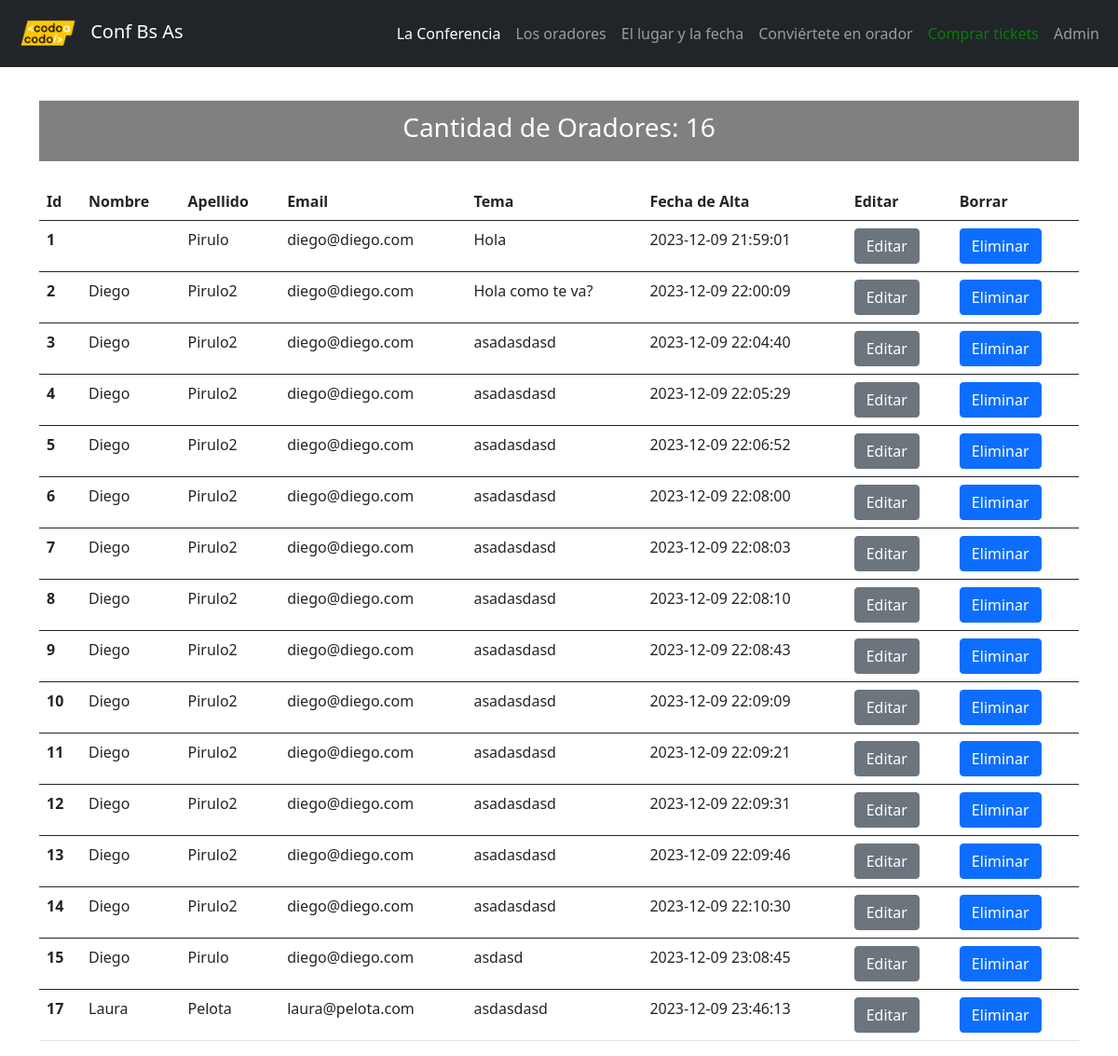
The app's page /admin.php with its own data.
### tables this page shows
CREATE TABLE `oradores2` (
  `id_orador` int(11) NOT NULL,
  `nombre` varchar(30) NOT NULL,
  `apellido` varchar(30) NOT NULL,
  `mail` varchar(30) NOT NULL,
  `tema` varchar(256) NOT NULL,
  `fecha_alta` timestamp NOT NULL DEFAULT current_timestamp()
);

### admin.php (the view)
<?php
require "include/php/pages/header.php";
require "include/php/conexion/conexion.php"
?>
<?php
$counter = 'SELECT COUNT(*) total FROM oradores2';
$result = mysqli_query($conexion,$counter);
$fila = $result->fetch_assoc();
?>
<div class="container" id="listadoOradores">
        <div id="recuentoOradores">
            <h3 >Cantidad de Oradores: <?php echo $fila['total']?>   </h3>
        </div>
        <table class="table">
            <thead>
                <tr>
                <th scope="col">Id</th>
                <th scope="col">Nombre</th>
                <th scope="col">Apellido</th>
                <th scope="col">Email</th>
                <th scope="col">Tema</th>
                <th scope="col">Fecha de Alta</th>
                <th scope="col">Editar</th>
                <th scope="col">Borrar</th>
                </tr>
            </thead>
            <?php
            $sql="SELECT * FROM oradores2";
            $resultOradores=mysqli_query($conexion,$sql);
            while($mostrar=mysqli_fetch_array($resultOradores)){
            ?>
            <tbody>
                <tr>
                <th scope="row"> <?php echo $mostrar["id_orador"] ?> </th>
                <td><?php echo $mostrar["nombre"] ?></td>
                <td><?php echo $mostrar["apellido"] ?></td>
                <td><?php echo $mostrar["mail"] ?></td>
                <td><?php echo $mostrar["tema"] ?></td>
                <td><?php echo $mostrar["fecha_alta"] ?></td>
                <td><button class="btn btn-secondary">Editar</button></td>
                <td><button class="btn btn-primary">Eliminar</button></td>
                </tr>
            </tbody>
            <?php
            }
            ?>
        </table>
    </div>

### include/php/pages/header.php (shortened to what this page needs)
<!DOCTYPE html>
<html lang="en">
<head>
    <link href="https://cdn.jsdelivr.net/npm/bootstrap@5.0.2/dist/css/bootstrap.min.css" rel="stylesheet"
>
    <link rel="stylesheet" href="include/css/style.css">
</head>
<body>
<nav class="navbar sticky-top navbar-expand-lg navbar-dark bg-dark">
    <div class="container-fluid">
        <a class="navbar-brand" href="#">
            <img src="include/img/codoacodo.png" alt="" width="80" class="d-inline-block align-text-center">
            Conf Bs As
        </a>
        <div class="collapse navbar-collapse" id="navbarSupportedContent">
            <ul class="navbar-nav ms-auto mb-2 mb-lg-0 align-text-center">
                <li id="n1" class="nav-item">
                    <a class="nav-link active" aria-current="page" href="index.php">La Conferencia</a>
                </li>
                <li class="nav-item">
                    <a class="nav-link" href="#oradores">Los oradores</a>
                </li>
                <li class="nav-item">
                    <a class="nav-link" href="#playa-container">El lugar y la fecha</a>
                </li>
                <li class="nav-item">
                    <a class="nav-link" href="#formulario">Conviértete en orador</a>
                </li>
                <li class="nav-item">
                    <a class="nav-link" id="tickets" href="comprar_tickets.php">Comprar tickets</a>
                </li>
                <li class="nav-item">
                    <a class="nav-link" id="admin" href="admin.php">Admin</a>
                </li>
            </ul>
        </div>
    </div>
</nav>

### include/css/style.css (style rules this page uses)
#tickets { color: green; }
#listadoOradores { margin-top: 3%; }
#recuentoOradores { text-align: center; background-color: rgb(128, 128, 128) ; padding: 12px; margin-bottom: 2%; color: white; }

### records on screen
oradores2: id_orador "1", apellido "Pirulo", mail "diego@diego.com", tema "Hola", fecha_alta "2023-12-09 21:59:01"
oradores2: id_orador "2", nombre "Diego", apellido "Pirulo2", mail "diego@diego.com", tema "Hola como te va?", fecha_alta "2023-12-09 22:00:09"
oradores2: id_orador "3", nombre "Diego", apellido "Pirulo2", mail "diego@diego.com", tema "asadasdasd", fecha_alta "2023-12-09 22:04:40"
oradores2: id_orador "4", nombre "Diego", apellido "Pirulo2", mail "diego@diego.com", tema "asadasdasd", fecha_alta "2023-12-09 22:05:29"
oradores2: id_orador "5", nombre "Diego", apellido "Pirulo2", mail "diego@diego.com", tema "asadasdasd", fecha_alta "2023-12-09 22:06:52"
oradores2: id_orador "6", nombre "Diego", apellido "Pirulo2", mail "diego@diego.com", tema "asadasdasd", fecha_alta "2023-12-09 22:08:00"
oradores2: id_orador "7", nombre "Diego", apellido "Pirulo2", mail "diego@diego.com", tema "asadasdasd", fecha_alta "2023-12-09 22:08:03"
oradores2: id_orador "8", nombre "Diego", apellido "Pirulo2", mail "diego@diego.com", tema "asadasdasd", fecha_alta "2023-12-09 22:08:10"
oradores2: id_orador "9", nombre "Diego", apellido "Pirulo2", mail "diego@diego.com", tema "asadasdasd", fecha_alta "2023-12-09 22:08:43"
oradores2: id_orador "10", nombre "Diego", apellido "Pirulo2", mail "diego@diego.com", tema "asadasdasd", fecha_alta "2023-12-09 22:09:09"
oradores2: id_orador "11", nombre "Diego", apellido "Pirulo2", mail "diego@diego.com", tema "asadasdasd", fecha_alta "2023-12-09 22:09:21"
oradores2: id_orador "12", nombre "Diego", apellido "Pirulo2", mail "diego@diego.com", tema "asadasdasd", fecha_alta "2023-12-09 22:09:31"
oradores2: id_orador "13", nombre "Diego", apellido "Pirulo2", mail "diego@diego.com", tema "asadasdasd", fecha_alta "2023-12-09 22:09:46"
oradores2: id_orador "14", nombre "Diego", apellido "Pirulo2", mail "diego@diego.com", tema "asadasdasd", fecha_alta "2023-12-09 22:10:30"
oradores2: id_orador "15", nombre "Diego", apellido "Pirulo", mail "diego@diego.com", tema "asdasd", fecha_alta "2023-12-09 23:08:45"
oradores2: id_orador "17", nombre "Laura", apellido "Pelota", mail "laura@pelota.com", tema "asdasdasd", fecha_alta "2023-12-09 23:46:13"

### other values on screen
$fila['total'] "16"
